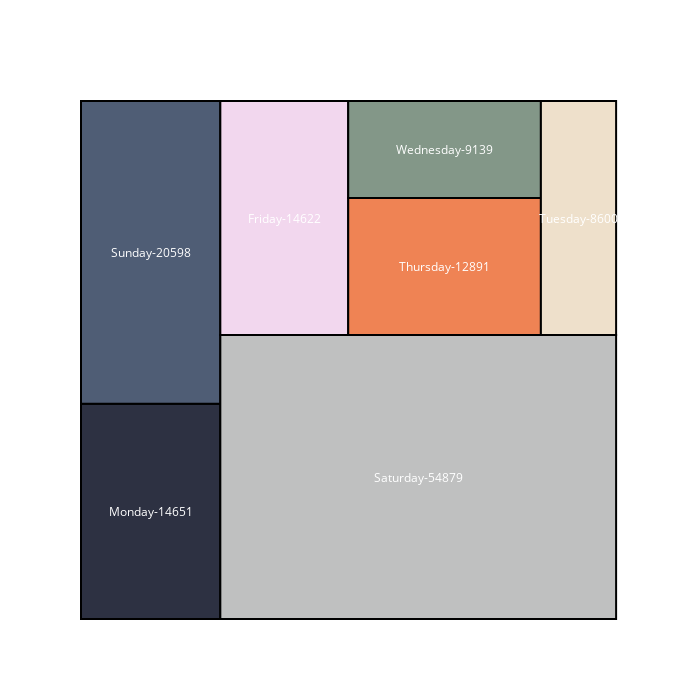

Notebook cell for this chart:
### Markdown cell above
## Treemap of number of tweets by days of the week

### Code cell
x = 0.
y = 0.
width = 50.
height = 50.
type_list = list(twitter_data['tweeted_day_of_week'].unique())
values = [len(twitter_data[twitter_data['tweeted_day_of_week'] == i]) for i in type_list]

normed = squarify.normalize_sizes(values, width, height)
rects = squarify.squarify(normed, x, y, width, height)

color_brewer = ['#2D3142','#4F5D75','#BFC0C0','#F2D7EE','#EF8354','#839788','#EEE0CB']
shapes = []
annotations = []
counter = 0

for r in rects:
    shapes.append( 
        dict(
            type = 'rect', 
            x0 = r['x'], 
            y0 = r['y'], 
            x1 = r['x']+r['dx'], 
            y1 = r['y']+r['dy'],
            line = dict( width = 2 ),
            fillcolor = color_brewer[counter]
        ) 
    )
    annotations.append(
        dict(
            x = r['x']+(r['dx']/2),
            y = r['y']+(r['dy']/2),
            text = "{}-{}".format(type_list[counter], values[counter]),
            showarrow = False
        )
    )
    counter = counter + 1
    if counter >= len(color_brewer):
        counter = 0

# For hover text
trace0 = go.Scatter(
    x = [ r['x']+(r['dx']/2) for r in rects ], 
    y = [ r['y']+(r['dy']/2) for r in rects ],
    text = [ str(v) for v in values ], 
    mode = 'text',
)
        
layout = dict(
    height=700, 
    width=700,
    xaxis=dict(showgrid=False,zeroline=False),
    yaxis=dict(showgrid=False,zeroline=False),
    shapes=shapes,
    annotations=annotations,
    hovermode='closest',
    font=dict(color="#FFFFFF")
)

# With hovertext
figure = dict(data=[trace0], layout=layout)
iplot(figure, filename='squarify-treemap')

### Figure 1 — Plotly figure (JSON) as saved in the notebook; plotly's stock layout.template omitted (floating-point values rounded to 4 significant figures)
{"data": [{"mode": "text", "text": ["14651", "20598", "54879", "14622", "12891", "9139", "8600"], "type": "scatter", "uid": "c7adea46-ded2-4d26-b07d-40afab78d4c7", "x": [6.509, 6.509, 31.51, 18.99, 33.97, 33.97, 46.49], "y": [10.39, 35.39, 13.7, 38.7, 34.01, 45.31, 38.7]}], "layout": {"annotations": [{"showarrow": false, "text": "Monday-14651", "x": 6.509, "y": 10.39}, {"showarrow": false, "text": "Sunday-20598", "x": 6.509, "y": 35.39}, {"showarrow": false, "text": "Saturday-54879", "x": 31.51, "y": 13.7}, {"showarrow": false, "text": "Friday-14622", "x": 18.99, "y": 38.7}, {"showarrow": false, "text": "Thursday-12891", "x": 33.97, "y": 34.01}, {"showarrow": false, "text": "Wednesday-9139", "x": 33.97, "y": 45.31}, {"showarrow": false, "text": "Tuesday-8600", "x": 46.49, "y": 38.7}], "font": {"color": "#FFFFFF"}, "height": 700, "hovermode": "closest", "shapes": [{"fillcolor": "#2D3142", "line": {"width": 2}, "type": "rect", "x0": 0, "x1": 13.02, "y0": 0, "y1": 20.78}, {"fillcolor": "#4F5D75", "line": {"width": 2}, "type": "rect", "x0": 0, "x1": 13.02, "y0": 20.78, "y1": 50}, {"fillcolor": "#BFC0C0", "line": {"width": 2}, "type": "rect", "x0": 13.02, "x1": 50, "y0": 0, "y1": 27.4}, {"fillcolor": "#F2D7EE", "line": {"width": 2}, "type": "rect", "x0": 13.02, "x1": 24.97, "y0": 27.4, "y1": 50}, {"fillcolor": "#EF8354", "line": {"width": 2}, "type": "rect", "x0": 24.97, "x1": 42.97, "y0": 27.4, "y1": 40.63}, {"fillcolor": "#839788", "line": {"width": 2}, "type": "rect", "x0": 24.97, "x1": 42.97, "y0": 40.63, "y1": 50}, {"fillcolor": "#EEE0CB", "line": {"width": 2}, "type": "rect", "x0": 42.97, "x1": 50, "y0": 27.4, "y1": 50.0}], "width": 700, "xaxis": {"showgrid": false, "zeroline": false}, "yaxis": {"showgrid": false, "zeroline": false}}}
